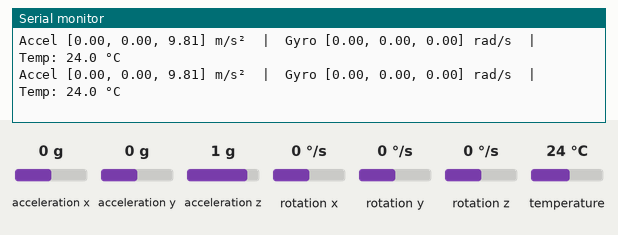
The sketch below on a simulated Arduino Nano 33 IoT. On the bench: the last lines printed to the serial monitor. The inputs (shaded band) are chosen by the test bench; at power-on: acceleration x 0 g, acceleration z 1 g, acceleration y 0 g, rotation x 0 °/s, rotation y 0 °/s, rotation z 0 °/s, temperature 24 °C. Nothing arrives over Bluetooth unless stated; a phone connects over Bluetooth LE 3 s after start.

Above: at 1.2 s.
1.3 s: acceleration x set to -1.4 g
At 1.31 s:
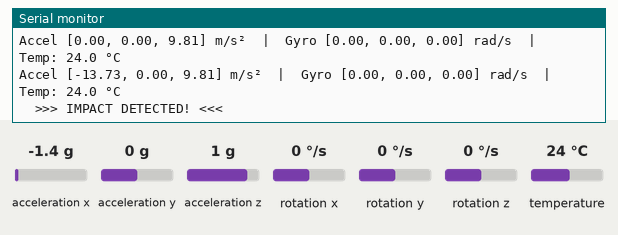
2.9 s: acceleration z set to -0.8 g
At 2.92 s:
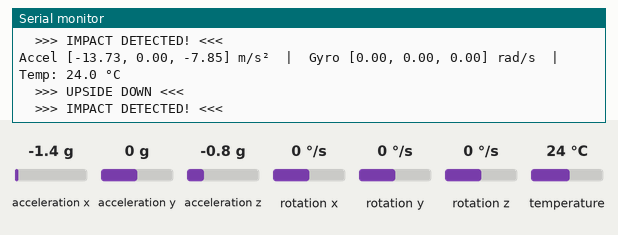
4.5 s: acceleration y set to -1.4 g
At 4.52 s:
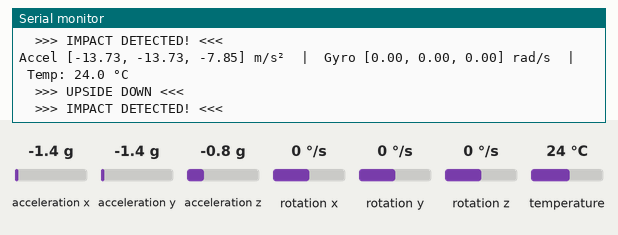
6.0 s: rotation x set to -192 °/s
At 6.02 s:
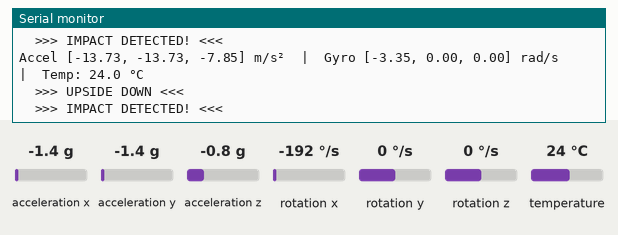
7.5 s: rotation y set to -192 °/s
At 7.52 s:
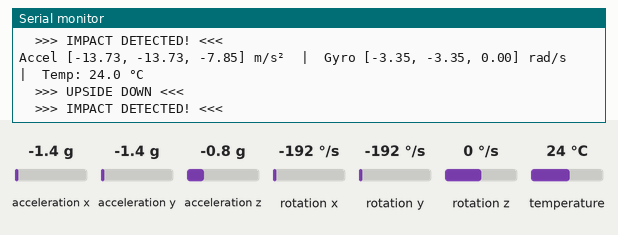

The sketch:

imu_ble_test.ino
```cpp
/*
 * IMU + BLE Test Sketch
 *
 * Tests both MPU-6050 and BLE functionality together
 * Reads accelerometer data and broadcasts via BLE
 *
 * Hardware:
 * - Arduino Nano 33 BLE Rev2
 * - MPU-6050 connected via I2C (A4=SDA, A5=SCL)
 *
 * Libraries needed:
 * - ArduinoBLE
 * - Adafruit MPU6050
 * - Adafruit Unified Sensor
 */

#include <ArduinoBLE.h>
#include <Adafruit_MPU6050.h>
#include <Adafruit_Sensor.h>
#include <Wire.h>

// Create MPU6050 object
Adafruit_MPU6050 mpu;

// BLE Service and Characteristics
BLEService imuService("180F"); // Using Battery Service UUID as placeholder
BLEFloatCharacteristic accelXChar("2A19", BLERead | BLENotify);
BLEFloatCharacteristic accelYChar("2A1A", BLERead | BLENotify);
BLEFloatCharacteristic accelZChar("2A1B", BLERead | BLENotify);

// Timing
unsigned long lastUpdate = 0;
const int updateInterval = 100; // 100ms = 10Hz

void setup() {
  Serial.begin(115200);
  while (!Serial && millis() < 3000); // Wait up to 3 seconds for Serial

  Serial.println("=== IMU + BLE Test ===");
  Serial.println();

  // Initialize MPU6050
  Serial.print("Initializing MPU6050... ");
  if (!mpu.begin()) {
    Serial.println("FAILED!");
    Serial.println("Could not find MPU6050 sensor!");
    Serial.println("Check wiring:");
    Serial.println("  VCC -> 3.3V");
    Serial.println("  GND -> GND");
    Serial.println("  SDA -> A4");
    Serial.println("  SCL -> A5");
    while (1) {
      delay(1000);
    }
  }
  Serial.println("OK");

  // Configure MPU6050
  mpu.setAccelerometerRange(MPU6050_RANGE_8_G);
  mpu.setGyroRange(MPU6050_RANGE_500_DEG);
  mpu.setFilterBandwidth(MPU6050_BAND_21_HZ);

  Serial.println("MPU6050 configured:");
  Serial.println("  Accelerometer range: ±8G");
  Serial.println("  Gyroscope range: ±500°/s");
  Serial.println("  Filter bandwidth: 21 Hz");
  Serial.println();

  // Initialize BLE
  Serial.print("Initializing BLE... ");
  if (!BLE.begin()) {
    Serial.println("FAILED!");
    Serial.println("BLE initialization failed!");
    while (1) {
      delay(1000);
    }
  }
  Serial.println("OK");

  // Set BLE device name and advertised service
  BLE.setLocalName("GaitTest");
  BLE.setAdvertisedService(imuService);

  // Add characteristics to service
  imuService.addCharacteristic(accelXChar);
  imuService.addCharacteristic(accelYChar);
  imuService.addCharacteristic(accelZChar);

  // Add service
  BLE.addService(imuService);

  // Set initial values
  accelXChar.writeValue(0.0);
  accelYChar.writeValue(0.0);
  accelZChar.writeValue(0.0);

  // Start advertising
  BLE.advertise();

  Serial.println("BLE advertising started");
  Serial.println("Device name: GaitTest");
  Serial.println();
  Serial.println("Open nRF Connect app and look for 'GaitTest'");
  Serial.println();
  Serial.println("=== Starting Data Stream ===");
  Serial.println("Format: Accel [X, Y, Z] (m/s²)");
  Serial.println();
}

void loop() {
  // Listen for BLE connections
  BLEDevice central = BLE.central();

  // If connected, print connection info once
  if (central) {
    if (central.connected()) {
      static bool connectionPrinted = false;
      if (!connectionPrinted) {
        Serial.print("Connected to: ");
        Serial.println(central.address());
        connectionPrinted = true;
      }
    } else {
      Serial.println("Disconnected");
    }
  }

  // Read and broadcast sensor data at regular intervals
  if (millis() - lastUpdate >= updateInterval) {
    lastUpdate = millis();

    // Get sensor readings
    sensors_event_t accel, gyro, temp;
    mpu.getEvent(&accel, &gyro, &temp);

    // Print to Serial Monitor
    Serial.print("Accel [");
    Serial.print(accel.acceleration.x, 2);
    Serial.print(", ");
    Serial.print(accel.acceleration.y, 2);
    Serial.print(", ");
    Serial.print(accel.acceleration.z, 2);
    Serial.print("] m/s²  |  Gyro [");
    Serial.print(gyro.gyro.x, 2);
    Serial.print(", ");
    Serial.print(gyro.gyro.y, 2);
    Serial.print(", ");
    Serial.print(gyro.gyro.z, 2);
    Serial.print("] rad/s  |  Temp: ");
    Serial.print(temp.temperature, 1);
    Serial.println(" °C");

    // Update BLE characteristics
    accelXChar.writeValue(accel.acceleration.x);
    accelYChar.writeValue(accel.acceleration.y);
    accelZChar.writeValue(accel.acceleration.z);

    // Visual indicator for orientation (when flat on table)
    if (abs(accel.acceleration.z - 9.8) < 2.0) {
      // Z-axis pointing up (normal orientation)
    } else if (abs(accel.acceleration.z + 9.8) < 2.0) {
      Serial.println("  >>> UPSIDE DOWN <<<");
    }

    // Detect movement
    float totalAccel = sqrt(
      accel.acceleration.x * accel.acceleration.x +
      accel.acceleration.y * accel.acceleration.y +
      accel.acceleration.z * accel.acceleration.z
    );

    if (totalAccel > 15.0) {
      Serial.println("  >>> IMPACT DETECTED! <<<");
    }
  }
}
```

Measured:
- after the input at 1.3 s, the serial monitor: prints a new line at once (image 1)
- after the input at 2.9 s, the serial monitor: prints a new line at once (image 2)
- after the input at 4.5 s, the serial monitor: prints a new line at once (image 3)
- after the input at 6.0 s, the serial monitor: prints a new line at once (image 4)
- after the input at 7.5 s, the serial monitor: prints a new line at once (image 5)
